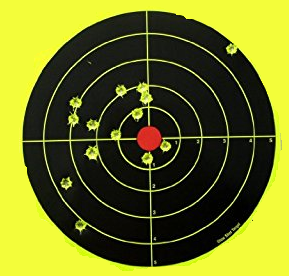
%> input picture 2.1.png, 289 x 276 px
$ octave case3_houghtrans_detect_center_board.m   (GNU Octave 9; MATLAB toolbox functions it lacks are replaced by stand-ins)
%> lines starting %> are read from the running program, lines starting %| are printed output that depends on the picture; in (x1, y1, x2, y2) boxes, pixels count from 0 and x2, y2 are one past the last pixel; in counts of white or black regions, pixels touching at a corner belong together; the program's own positions count from 1
% [59 lines of commented-out code are left out]
 str='2.1.png';   %3.2 doubleline effect 4.1 donot know 4.2 can be handeled
 %in coordinates we should make vertical line to check if that outer
 %background and detect that
 B = imread(str);
%> B is the input picture: size 276x289x3 uint8; mean R, G, B 109.4, 114.6, 34.2
 B=imresize(B,[1300,1300]);
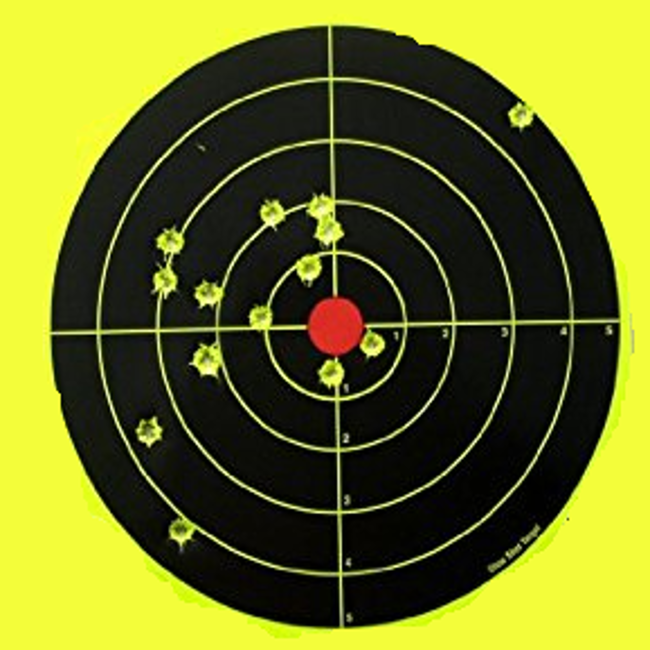
%> B: size 1300x1300x3 uint8 (shown at 1/2 size); mean R, G, B 109.4, 114.5, 34.4


% hf=floor(pts(2,2));
% wf=floor(pts(1,2));
% B = GetCoordinates(B);


 I=B;
 [h,w,s]=size(I);
%> h = 1300; w = 1300; s = 3
figure,imshow(I);

 I=imgaussfilt(I,0.8);
 I=imgaussfilt(I,0.8);
 col=I;
 gray=rgb2gray(I);
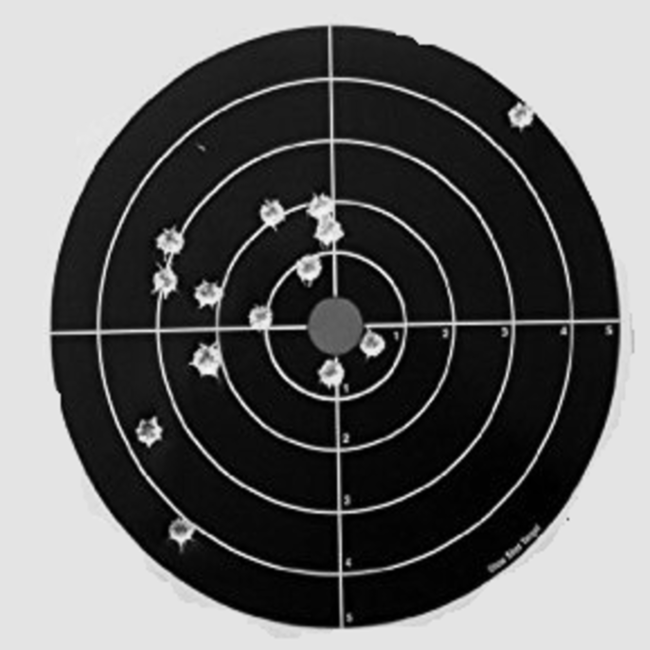
%> gray: size 1300x1300 uint8 (shown at 1/2 size); min 0, max 249, mean 104
%  I= edge(gray,'canny');
 y = graythresh(gray);
%> y = 0.471
 level=0.6;
 I=edge(gray,'Prewitt',0.04);
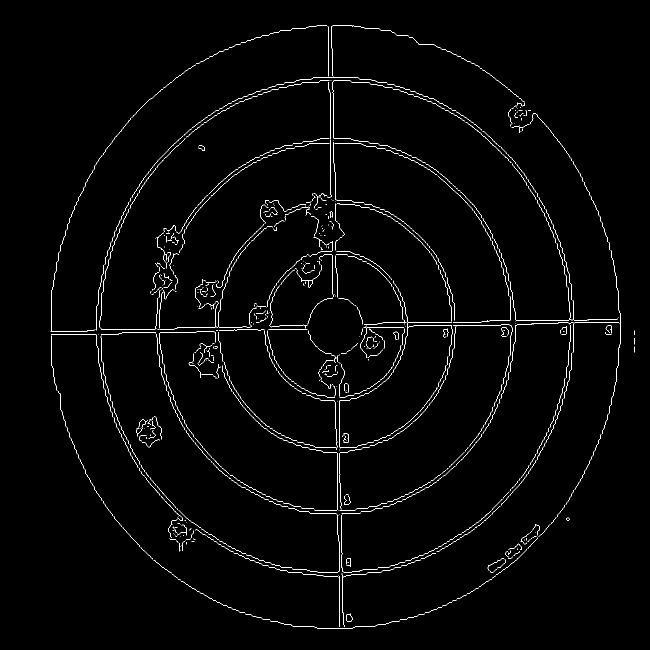
%> I: size 1300x1300 logical (shown at 1/2 size); 1.5% white in thin lines or dots, all inside (x1, y1, x2, y2) = (101, 51, 1269, 1258)
% [39 lines of commented-out code are left out]

$ run again, with 3.2.png copied over 2.1.png
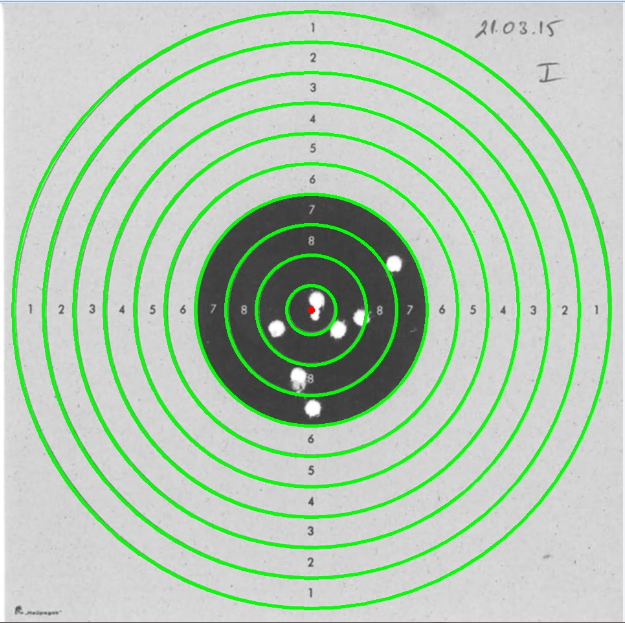
%> input picture 3.2.png, 625 x 623 px
%> B is the input picture: size 623x625x3 uint8; mean R, G, B 179.9, 201.3, 180.1
%> B: size 1300x1300x3 uint8
%> `gray=rgb2gray(I);`:
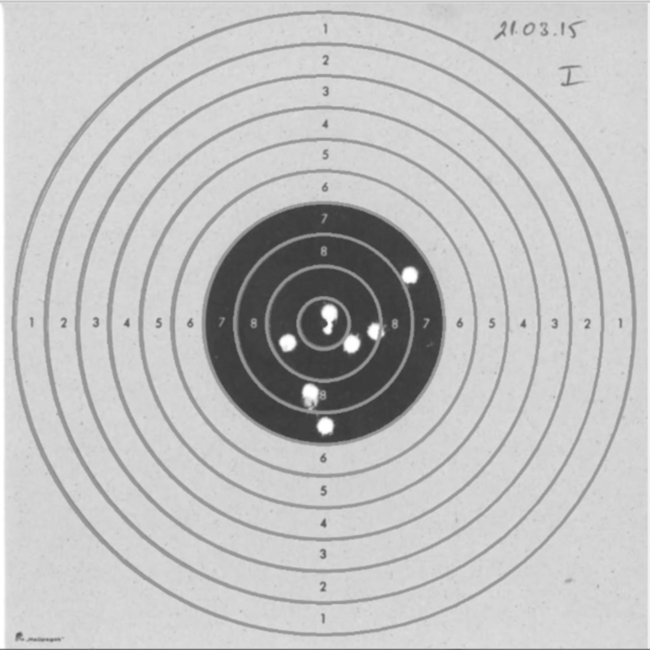
%> gray: size 1300x1300 uint8 (shown at 1/2 size); min 57, max 255, mean 192.5
%> y = 0.541
%> `I=edge(gray,'Prewitt',0.04);`:
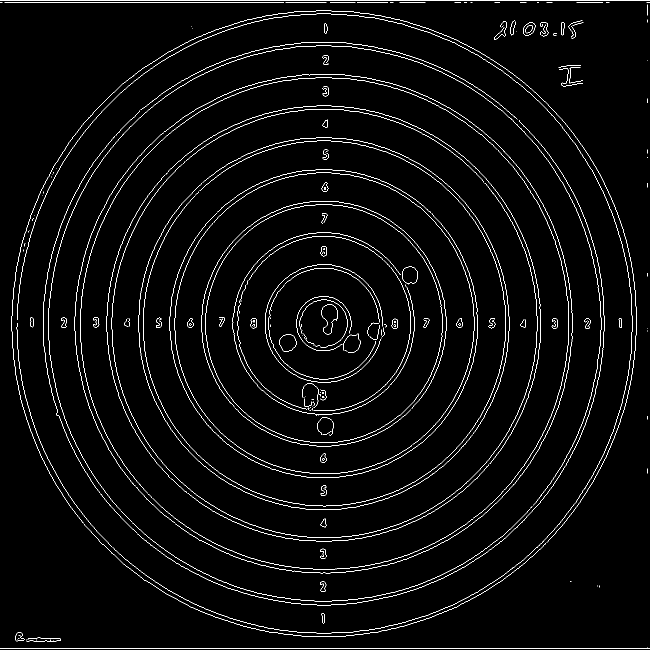
%> I: size 1300x1300 logical (shown at 1/2 size); 2.7% white in thin lines or dots

$ run again, with 2.2.png copied over 2.1.png
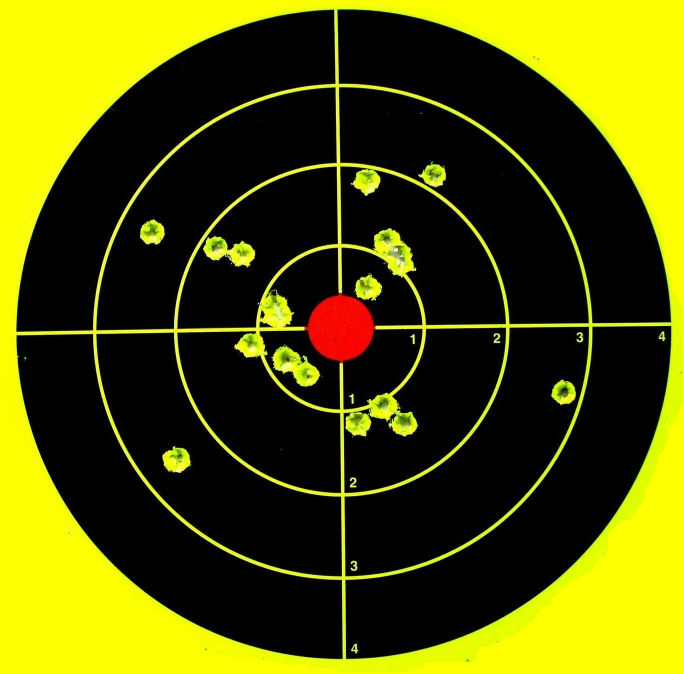
%> input picture 2.2.png, 1367 x 1347 px (shown at 1/2 size)
%> B is the input picture: size 1347x1367x3 uint8; mean R, G, B 82.6, 83.1, 4.2
%> B: size 1300x1300x3 uint8
%> `gray=rgb2gray(I);`:
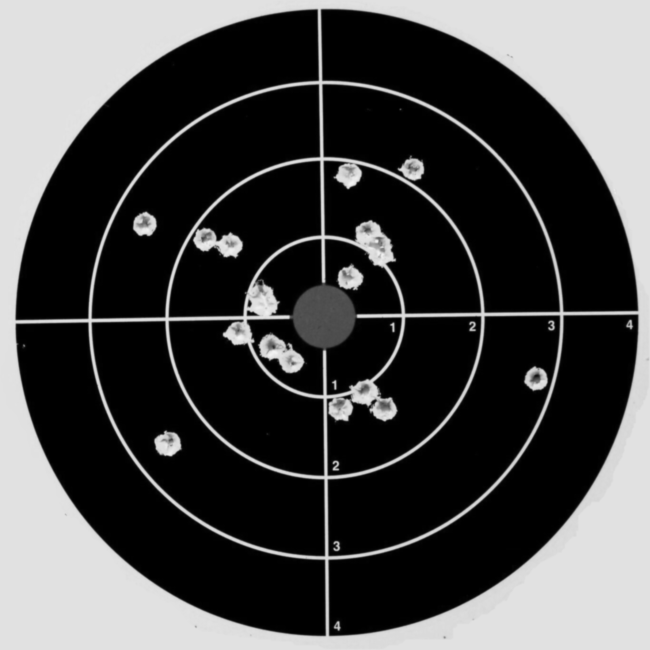
%> gray: size 1300x1300 uint8 (shown at 1/2 size); min 0, max 243, mean 74
%> y = 0.431
%> `I=edge(gray,'Prewitt',0.04);`:
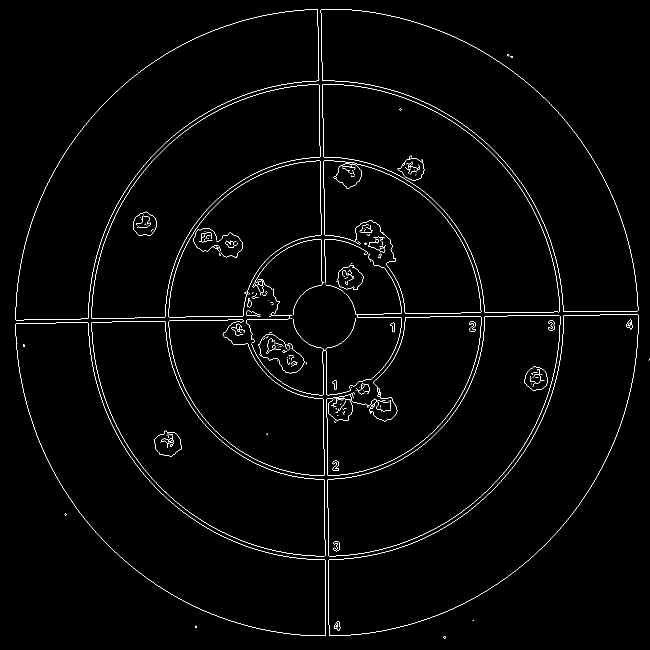
%> I: size 1300x1300 logical (shown at 1/2 size); 1.4% white in thin lines or dots

$ run again, with 3.1.png copied over 2.1.png
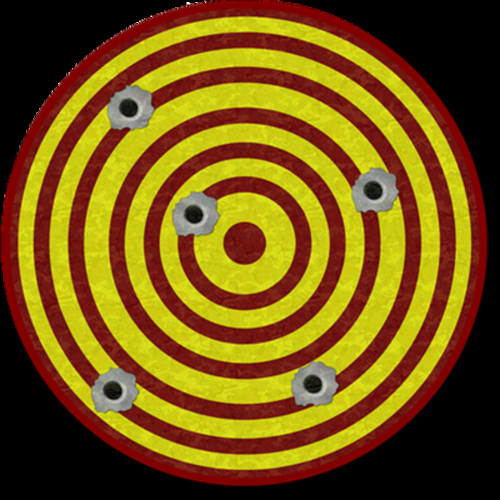
%> input picture 3.1.png, 1000 x 1000 px (shown at 1/2 size)
%> B is the input picture: size 1000x1000x3 uint8; mean R, G, B 119.2, 86, 16.4
%> B: size 1300x1300x3 uint8
%> `gray=rgb2gray(I);`:
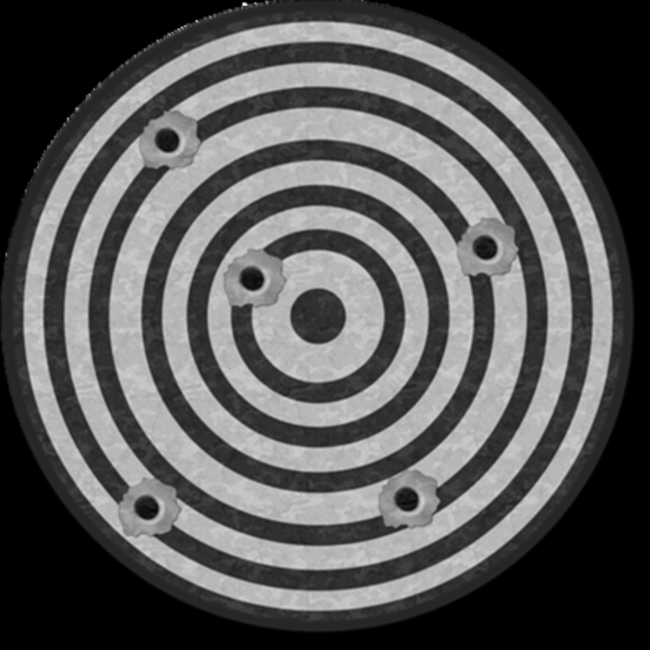
%> gray: size 1300x1300 uint8 (shown at 1/2 size); min 0, max 253, mean 88
%> y = 0.404
%> `I=edge(gray,'Prewitt',0.04);`:
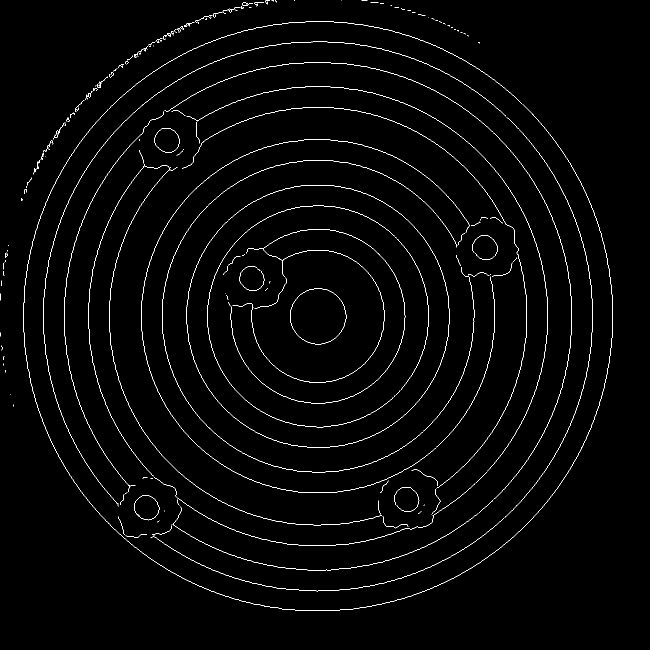
%> I: size 1300x1300 logical (shown at 1/2 size); 1.5% white in thin lines or dots, all inside (x1, y1, x2, y2) = (1, 0, 1226, 1222)
